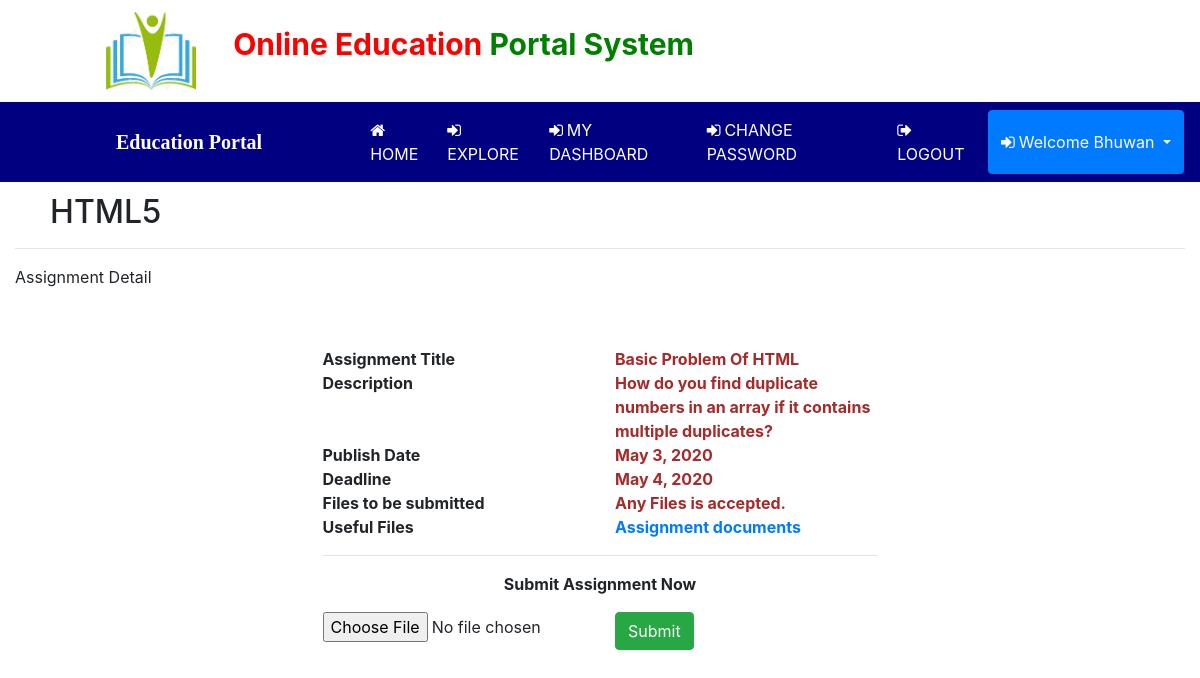
The app's page /upload_assignment/2 (signed in) with its own data.
### education/models.py (models this page shows, shortened)
class Submitted_Assignment(models.Model):
    status = models.ForeignKey(Status2,on_delete=models.CASCADE,null=True)
    assignment = models.ForeignKey(Assignment,on_delete=models.CASCADE,null=True)
    submitted_by = models.ForeignKey(Student,on_delete=models.CASCADE,null=True)
    marks = models.IntegerField(null=True)
    submit_date = models.DateField(null=True)
    file = models.FileField(null=True)

class Assignment(models.Model):
    course = models.ForeignKey(Course,on_delete=models.CASCADE,null=True)
    title = models.CharField(max_length=30,null=True)
    question = models.CharField(max_length=250,null=True)
    publish_date = models.DateField(null=True)
    end_date = models.DateField(null=True)
    file = models.FileField(null=True)

class Course(models.Model):
    instruct = models.ForeignKey(Instructor,on_delete=models.CASCADE,null=True)
    start_date = models.DateField(null=True)
    end_date = models.DateField(null=True)
    title = models.CharField(max_length=30,null=True)
    image = models.FileField(null=True)

### education/views.py (the view, shortened to what this page needs)
# urls.py: path('upload_assignment/<int:pid>', Upload_Assignment, name="upload_assignment"),
def Upload_Assignment(request,pid):
    assign = Submitted_Assignment.objects.get(id=pid)
    user = User.objects.get(id=request.user.id)
    sign = Signup.objects.get(user=user)
    student = Student.objects.get(sign=sign)
    error = ""
    d = {'error':error,'assign':assign}
    return render(request,'upload_assignment.html',d)

### education/templates/upload_assignment.html (shortened to what this page needs)
{% extends 'navigation.html' %}
{% block body %}
<div class="container-fluid">
<h2 style="margin-top:1%;margin-left:3%">{{assign.assignment.course.title}}</h2><hr>
    <p>Assignment Detail</p>
<div class="container" style="width:50%;margin-top:5%;font-weight:bold">
    <div class="row">
        <div class="col-md-6">
            Assignment Title
        </div>
        <div class="col-md-6" style="color:brown">
            {{assign.assignment.title}}
        </div>
    <div class="col-md-6">
            Description
        </div>
        <div class="col-md-6" style="color:brown">
            {{assign.assignment.question}}
        </div>
    <div class="col-md-6">
            Publish Date
        </div>
        <div class="col-md-6" style="color:brown">
            {{assign.assignment.publish_date}}
        </div>
    <div class="col-md-6">
            Deadline
        </div>
        <div class="col-md-6" style="color:brown">
            {{assign.assignment.end_date}}
        </div>
    <div class="col-md-6">
            Files to be submitted
        </div>
        <div class="col-md-6" style="color:brown">
            Any Files is accepted.
        </div>
        <div class="col-md-6">
            Useful Files
        </div>
        <div class="col-md-6" style="color:brown">
            <a href="{{i.assignment.file.url}}" download>Assignment documents</a>
        </div>
    </div><hr>
    <p align="center" style="font-weight:bold">Submit Assignment Now</p>
    <form method="post" action="" enctype="multipart/form-data">
        <div class="row">
            <div class="col-md-6">
                <input type="file" name="file1" />
            </div>
            <div class="col-md-6">
                <button type="submit" class="btn btn-success">Submit</button>
            </div>
        </div>
    </form>
</div>
</div>
{% endblock %}

### education/templates/navigation.html (shortened to what this page needs)
<!DOCTYPE html>
<html lang="en">
<head>
    {% load static %}
     <link rel="stylesheet" href="https://maxcdn.bootstrapcdn.com/bootstrap/4.0.0/css/bootstrap.min.css">
  <link rel = stylesheet href = "//cdn.datatables.net/1.10.19/css/jquery.dataTables.min.css">
</head>
<link rel="stylesheet" href="https://cdnjs.cloudflare.com/ajax/libs/font-awesome/4.7.0/css/font-awesome.min.css">
</head>
<body>
<div class="container-fluid" style="padding:1%;margin-bottom:0%;">
    <img src="{% static 'images/books.jpg' %}" style="width:90px;margin-right:10px;margin-left:8%"><span style="padding:20px;font-weight:bold;font-size:30px">
    <span style="color:red;">Online Education</span>
     <span style="color:green">Portal System</span></h4>
</div>
<nav class="navbar navbar-expand-sm" style="background-color:navy">
  <a class="navbar-brand" href="#" style="color:white;font-family:'Monotype Corsiva';font-weight:bold;margin-left:100px;margin-right:0">
  Education Portal</a>
  <ul class="navbar-nav">
    {% if request.user.username %}
    {% if not request.user.is_staff %}
   <li class="nav-item">
      <a class="nav-link" href="{% url 'home' %}" style="color:white;margin-left:100px">
      <i class="fa fa-home" style="margin-right:4px"></i>HOME</a>
    </li>
    <li class="nav-item">
      <a class="nav-link" href="{% url 'course_user' %}" style="color:white">
      <i class="fa fa-sign-in" style="margin-right:4px"></i>EXPLORE</a>
    </li>
    <li class="nav-item">
      <a class="nav-link" href="{% url 'my_dashboard' %}" style="color:white">
      <i class="fa fa-sign-in" style="margin-right:4px"></i>MY DASHBOARD</a>
    </li>
    <li class="nav-item">
      <a class="nav-link" href="{% url 'change_password' %}" style="color:white">
      <i class="fa fa-sign-in" style="margin-right:4px"></i>CHANGE PASSWORD</a>
    </li>
    {% endif %}
    {% endif %}
{% if request.user.is_authenticated %}
    {% if not request.user.is_staff %}
     <li class="nav-item">
      <a class="nav-link" href="{% url 'logout' %}" style="color:white">
      <i class="fa fa-sign-out" style="margin-right:4px"></i>LOGOUT</a>
    </li>
      <div class="btn-group">
  <button type="button" class="btn btn-primary dropdown-toggle" data-toggle="dropdown" aria-haspopup="true" aria-expanded="false">
    <i class="fa fa-sign-in" style="margin-right:4px"></i>Welcome {{request.user.first_name}}
  </button>
</div>
    {% endif %}
    {% endif %}
    </ul>
</nav>
{% block body %}
{% endblock %}
</body>
</html>

### education/templates/navigation.html (style rules this page uses)
* { box-sizing: border-box; }

### records on screen
Submitted_Assignment: assignment.course "HTML5", assignment "Basic Problem Of HTML", assignment.question "How do you find duplicate numbers in an array if it contains multiple duplicates?", assignment.publish_date "May 3, 2020", assignment.end_date "May 4, 2020"

### other values on screen
{{ request.user.first_name }} "Bhuwan"
